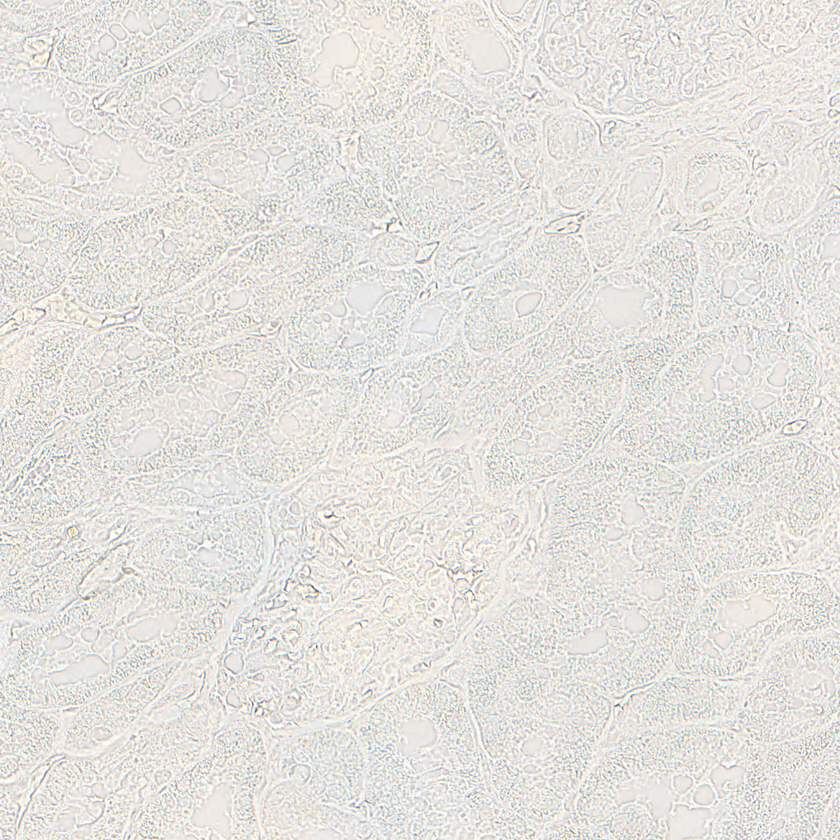
#> input picture experiments_data/test_input/ID1[x=40320,y=25984,w=1024,h=1024].tif, 840 x 840 px, shrunk from 1024 x 1024 before the run; its folder holds only this picture in this run
$ jupyter execute Kmeans_BIN.ipynb   (older library calls are emulated)
#> lines starting #> are read from the running program, lines starting #| are printed output that depends on the picture
#> in process_binary_segmentation, test_image is the input picture: shape (840, 840, 3); mean B, G, R 222.3, 226.4, 228.4
[cell 1]
import os
import cv2
import numpy as np
import matplotlib.pyplot as plt
from sklearn.cluster import KMeans
from sklearn.preprocessing import StandardScaler
from scipy.ndimage import distance_transform_edt
from skimage.feature import graycomatrix, graycoprops, local_binary_pattern
from sklearn.metrics import confusion_matrix
from scipy.optimize import linear_sum_assignment

# [112 lines left out: functions calculate_binary_metrics_per_class, genericSegEvaluation, rgb_to_binary_labels, not called in this run]

def extract_glcm_features(image):
    """
    Extract GLCM-based texture features from a grayscale image.

    Args:
        image (np.array): Grayscale image, shape (height, width).

    Returns:
        contrast (np.array): Contrast feature, same shape as input.
        homogeneity (np.array): Homogeneity feature, same shape as input.
        energy (np.array): Energy feature, same shape as input.
        correlation (np.array): Correlation feature, same shape as input.
    """
    glcm = graycomatrix(image, distances=[1], angles=[0], levels=256, symmetric=True, normed=True)
    contrast = graycoprops(glcm, 'contrast')[0, 0]
    homogeneity = graycoprops(glcm, 'homogeneity')[0, 0]
    energy = graycoprops(glcm, 'energy')[0, 0]
    correlation = graycoprops(glcm, 'correlation')[0, 0]
    return (
        np.full(image.shape, contrast),
        np.full(image.shape, homogeneity),
        np.full(image.shape, energy),
        np.full(image.shape, correlation)
    )

def extract_lbp_features(image):
    """
    Extract Local Binary Pattern (LBP) features from a grayscale image.

    Args:
        image (np.array): Grayscale image, shape (height, width).

    Returns:
        lbp (np.array): LBP feature map, same shape as input.
        lbp_copy (np.array): Duplicate of LBP feature map (placeholder).
    """
    radius = 3
    n_points = 8 * radius
    lbp = local_binary_pattern(image, n_points, radius, method='uniform')
    return lbp, lbp  # Duplicate return as placeholder

def apply_gabor_filter(image):
    """
    Apply a Gabor filter to a grayscale image for texture analysis.

    Args:
        image (np.array): Grayscale image, shape (height, width).

    Returns:
        filtered (np.array): Filtered image, same shape as input.
    """
    ksize = 31
    theta = np.pi / 4
    sigma = 5.0
    lambd = 10.0
    gamma = 0.5
    gabor = cv2.getGaborKernel((ksize, ksize), sigma, theta, lambd, gamma)
    filtered = cv2.filter2D(image, cv2.CV_64F, gabor)
    return filtered

def extract_features(image):
    """
    Extract a set of features from an RGB image for segmentation.

    Args:
        image (np.array): Input RGB image, shape (height, width, 3).

    Returns:
        features (np.array): Feature matrix, shape (height * width, 13).
    """
    height, width, channels = image.shape
    features = np.zeros((height, width, 13))

    # Normalize image to [0, 1]
    image_norm = image.astype(np.float32) / 255.0
    features[:, :, :3] = image_norm  # RGB channels

    # Local mean
    mean_local = cv2.blur(image_norm, (11, 11))
    features[:, :, 3] = cv2.cvtColor(mean_local, cv2.COLOR_BGR2GRAY)

    # Edge detection
    gray_image = cv2.cvtColor(image, cv2.COLOR_BGR2GRAY)
    edges = cv2.Canny(gray_image, 100, 200)
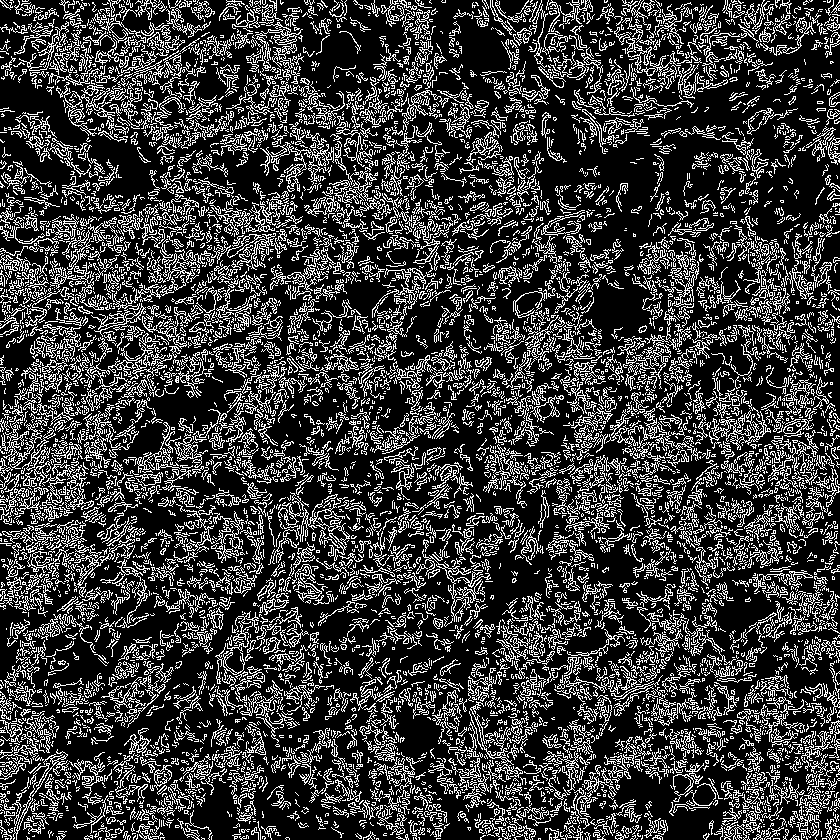
#> edges: shape (840, 840); 23.3% white in thin lines or dots
    features[:, :, 4] = edges / 255.0

    # Distance transform from edges
    dist_transform = distance_transform_edt(1 - (edges / 255.0))
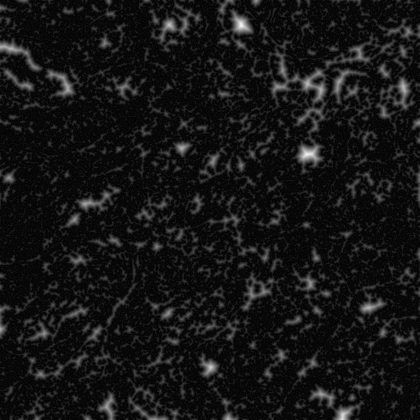
#> dist_transform: shape (840, 840) float64 (shown at 1/2 size); min 0, max 21, mean 1.7; drawn with min black and max white
    features[:, :, 5] = dist_transform / np.max(dist_transform) if np.max(dist_transform) > 0 else dist_transform

    # GLCM features
    contrast, homogeneity, energy, correlation = extract_glcm_features(gray_image)
#> in extract_glcm_features, `contrast = graycoprops(glcm, 'contrast')[0, 0]`: contrast = 209.7
#> in extract_glcm_features, `homogeneity = graycoprops(glcm, 'homogeneity')[0, 0]`: homogeneity = 0.117
#> in extract_glcm_features, `energy = graycoprops(glcm, 'energy')[0, 0]`: energy = 0.0232
#> in extract_glcm_features, `correlation = graycoprops(glcm, 'correlation')[0, 0]`: correlation = 0.578
#> contrast: shape (840, 840) float64; every value is 209.7
#> homogeneity: shape (840, 840) float64; every value is 0.117
#> energy: shape (840, 840) float64; every value is 0.0232
#> correlation: shape (840, 840) float64; every value is 0.578
    features[:, :, 6] = contrast
    features[:, :, 7] = homogeneity
    features[:, :, 8] = energy
    features[:, :, 9] = correlation

    # LBP features
    lbp_hist = extract_lbp_features(gray_image)
#> in extract_lbp_features, `lbp = local_binary_pattern(image, n_points, radius, method='uniform')`:
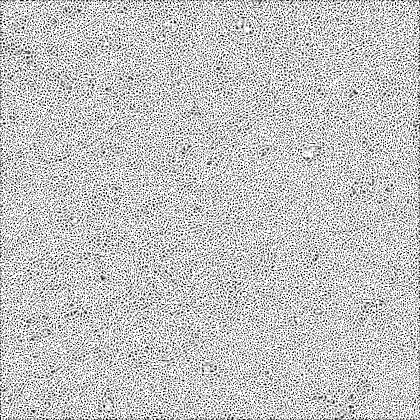
#> lbp: shape (840, 840) float64 (shown at 1/2 size); min 0, max 25, mean 19.3; drawn with min black and max white
    features[:, :, 10] = lbp_hist[0] / np.max(lbp_hist[0]) if np.max(lbp_hist[0]) > 0 else lbp_hist[0]
    features[:, :, 11] = lbp_hist[1] / np.max(lbp_hist[1]) if np.max(lbp_hist[1]) > 0 else lbp_hist[1]

    # Gabor filter
    gabor_features = apply_gabor_filter(gray_image)
#> in apply_gabor_filter, `filtered = cv2.filter2D(image, cv2.CV_64F, gabor)`:
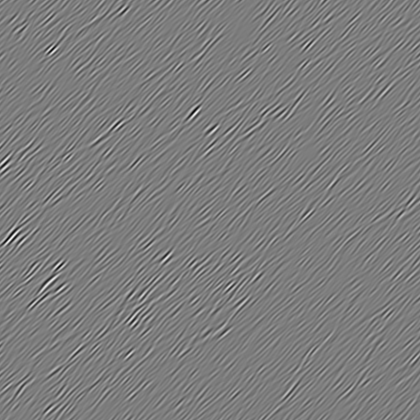
#> filtered: shape (840, 840) float64 (shown at 1/2 size); min -2163.3, max 2245.5, mean 0.1; drawn with min black and max white
    features[:, :, 12] = gabor_features / np.max(np.abs(gabor_features)) if np.max(np.abs(gabor_features)) > 0 else gabor_features

    return features.reshape((-1, 13))

[cell 2]
# Directory paths
test_input_path = "../../experiments_data/test_input"
test_target_path = "../../experiments_data/test_target"
output_path = "test_results_kmeans_binary"

# Create output directory if it doesn't exist
if not os.path.exists(output_path):
    os.makedirs(output_path)

# Colors for binary segmentation (in BGR)
EMPTY_SPACE_COLOR = (0, 0, 0)        # Black for empty space
NON_EMPTY_COLOR = (255, 255, 255)    # White for non-empty space
ORIGINAL_EMPTY_SPACE_COLOR = (77, 255, 255)  # Light cyan in BGR (RGB 255, 255, 77)
INTERSTITIAL_COLOR = (0, 255, 0)     # Green in BGR (RGB 0, 255, 0)

def process_binary_segmentation():
    """
    Process test images for binary segmentation using K-Means clustering.
    Saves segmented images and comparison visualizations.

    Args:
        None

    Returns:
        None
    """
    for filename in os.listdir(test_input_path):
        if filename.endswith(".tif"):
            # Construct file paths
            test_image_path = os.path.join(test_input_path, filename)
            test_labels_path = os.path.join(test_target_path, filename.replace(".tif", ".png"))
            output_image_path = os.path.join(output_path, f"resultado_kmeans_binario_{filename.replace('.tif', '.png')}")
            comparison_path = os.path.join(output_path, f"comparacao_kmeans_binario_{filename.replace('.tif', '.png')}")

            # Load input and ground truth images
            test_image = cv2.imread(test_image_path)
            test_labels_rgb = cv2.imread(test_labels_path)

            if test_image is None or test_labels_rgb is None:
                print(f"Error loading {filename} or its corresponding mask!")
                continue

            # Extract and normalize features for clustering
            features = extract_features(test_image)
            scaler = StandardScaler()
            features_normalized = scaler.fit_transform(features)

            # Apply K-Means clustering for binary segmentation
            kmeans = KMeans(n_clusters=2, random_state=42, n_init=10)
            predicted_labels = kmeans.fit_predict(features_normalized)
            predicted_labels = predicted_labels.reshape(test_image.shape[:2])
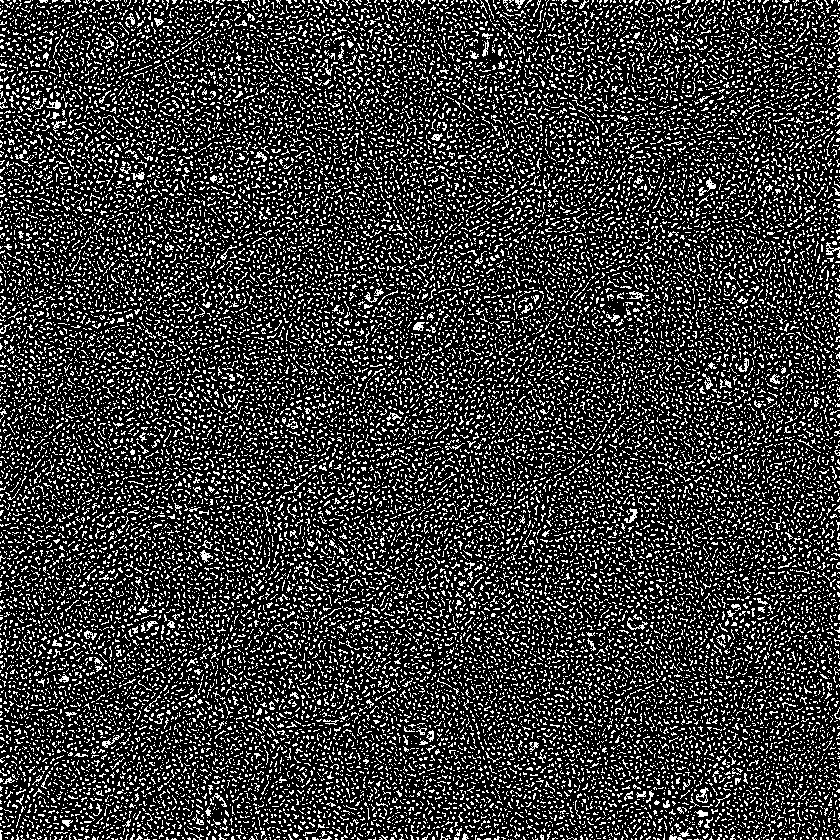
#> predicted_labels: shape (840, 840) int32; values 0 (black) and 1 (white), 21.8% white in thin lines or dots

            # Create segmented image with binary colors
            segmented_image = np.zeros((test_image.shape[0], test_image.shape[1], 3), dtype=np.uint8)
            segmented_image[predicted_labels == 0] = EMPTY_SPACE_COLOR
            segmented_image[predicted_labels == 1] = NON_EMPTY_COLOR

            # Save segmented image
            cv2.imwrite(output_image_path, segmented_image)
            print(f"Result saved at: {output_image_path}")

            # Convert ground truth to binary black-and-white
            test_labels_binary = np.zeros_like(test_labels_rgb)
            empty_mask = np.logical_or(
                np.all(test_labels_rgb == ORIGINAL_EMPTY_SPACE_COLOR, axis=-1),
                np.all(test_labels_rgb == INTERSTITIAL_COLOR, axis=-1)
            )
#> empty_mask: shape (840, 840) bool; every value is 0
            test_labels_binary[empty_mask] = EMPTY_SPACE_COLOR
            test_labels_binary[~empty_mask] = NON_EMPTY_COLOR

            # Generate and save comparison visualization
            plt.figure(figsize=(18, 6))
            plt.subplot(1, 3, 1)
            plt.imshow(cv2.cvtColor(test_image, cv2.COLOR_BGR2RGB))
            plt.title("Original Image")
            plt.axis("off")

            plt.subplot(1, 3, 2)
            plt.imshow(cv2.cvtColor(segmented_image, cv2.COLOR_BGR2RGB))
            plt.title("Segmentation (K-Means Binary)")
            plt.axis("off")

            plt.subplot(1, 3, 3)
            plt.imshow(cv2.cvtColor(test_labels_binary, cv2.COLOR_BGR2RGB))
            plt.title("Target Image (Binary Adjusted)")
            plt.axis("off")

            plt.savefig(comparison_path)
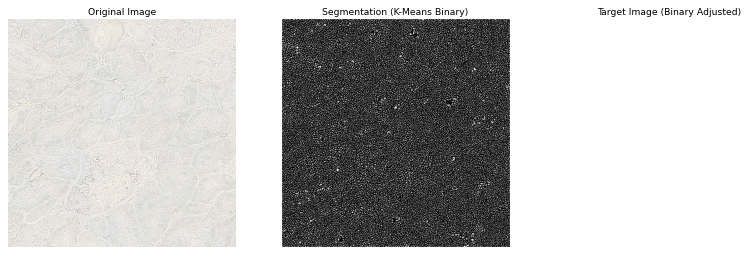
#> figure drawn by matplotlib, 3 panels
            plt.close()
            print(f"Comparison saved at: {comparison_path}")

    print("Processing completed!")

process_binary_segmentation()

[cell 3]
# Directory paths
test_target_path = "../../experiments_data/test_target"
output_path = "test_results_kmeans_binary"
metrics_file = os.path.join(output_path, "metrics.txt")

# Colors for binary segmentation (in BGR)
EMPTY_SPACE_COLOR = (0, 0, 0)         # Black for empty space
ORIGINAL_EMPTY_SPACE_COLOR = (77, 255, 255)  # Light cyan in BGR (RGB 255, 255, 77)
INTERSTITIAL_COLOR = (0, 255, 0)      # Green in BGR (RGB 0, 255, 0)

def evaluate_binary_segmentation():
    """
    Evaluate binary segmentation results and compute metrics.
    Saves IoU, Dice, Precision, Recall, and accuracy metrics to a file.

    Args:
        None

    Returns:
        None
    """
    # Initialize lists to store metrics for each class
    num_classes = 2
    iou_all_images = [[] for _ in range(num_classes)]
    dice_all_images = [[] for _ in range(num_classes)]
    precision_all_images = [[] for _ in range(num_classes)]
    recall_all_images = [[] for _ in range(num_classes)]
    accuracy_per_class_all_images = [[] for _ in range(num_classes)]
    global_accuracy_all_images = []
    generic_seg_errors = []

    # Process saved segmentation results
    for filename in os.listdir(output_path):
        if filename.startswith("resultado_kmeans_binario_") and filename.endswith(".png"):
            # Construct file paths
            original_filename = filename.replace("resultado_kmeans_binario_", "").replace(".png", ".tif")
            test_labels_path = os.path.join(test_target_path, original_filename.replace(".tif", ".png"))
            segmented_image_path = os.path.join(output_path, filename)

            # Load ground truth and segmented images
            test_labels_rgb = cv2.imread(test_labels_path)
            segmented_image = cv2.imread(segmented_image_path)

            if test_labels_rgb is None or segmented_image is None:
                print(f"Error loading {original_filename} or its segmented result!")
                continue

            # Convert ground truth and segmentation to binary labels
            y_true = rgb_to_binary_labels(test_labels_rgb, ORIGINAL_EMPTY_SPACE_COLOR, INTERSTITIAL_COLOR)
            y_pred = rgb_to_binary_labels(segmented_image, EMPTY_SPACE_COLOR)

            # Compute per-class metrics
            iou_per_class, dice_per_class, global_accuracy, precision_per_class, recall_per_class, accuracy_per_class = calculate_binary_metrics_per_class(y_true, y_pred)

            # Compute segmentation error
            error = genericSegEvaluation(y_true, y_pred)

            # Store metrics
            for cls in range(num_classes):
                iou_all_images[cls].append(iou_per_class[cls])
                dice_all_images[cls].append(dice_per_class[cls])
                precision_all_images[cls].append(precision_per_class[cls])
                recall_all_images[cls].append(recall_per_class[cls])
                accuracy_per_class_all_images[cls].append(accuracy_per_class[cls])
            global_accuracy_all_images.append(global_accuracy)
            generic_seg_errors.append(error)

    # Calculate average metrics across images
    mean_iou_per_class = [np.mean(iou_all_images[cls]) for cls in range(num_classes)]
    mean_dice_per_class = [np.mean(dice_all_images[cls]) for cls in range(num_classes)]
    mean_precision_per_class = [np.mean(precision_all_images[cls]) for cls in range(num_classes)]
    mean_recall_per_class = [np.mean(recall_all_images[cls]) for cls in range(num_classes)]
    mean_accuracy_per_class = [np.mean(accuracy_per_class_all_images[cls]) for cls in range(num_classes)]
    mean_global_accuracy = np.mean(global_accuracy_all_images)
    mean_generic_seg_error = np.mean(generic_seg_errors)

    # Write metrics to file
    class_names = ["Empty Space (Black)", "Non-Empty (White)"]
    with open(metrics_file, 'w') as f:
        f.write("Metric Results (K-Means Binary)\n")
        f.write("==================================\n")

        for cls in range(num_classes):
            f.write(f"Class: {class_names[cls]}\n")
            f.write(f"Mean IoU: {mean_iou_per_class[cls]:.4f}\n")
            f.write(f"Mean Dice: {mean_dice_per_class[cls]:.4f}\n")
            f.write(f"Mean Precision: {mean_precision_per_class[cls]:.4f}\n")
            f.write(f"Mean Recall: {mean_recall_per_class[cls]:.4f}\n")
            f.write("----------------------------------\n")

        f.write(f"Global Accuracy (average across images): {mean_global_accuracy:.4f}\n")
        f.write(f"Mean genericSegEvaluation Error: {mean_generic_seg_error:.4f}\n")

    print(f"Metrics saved at {metrics_file}")

evaluate_binary_segmentation()

$ run again, on experiments_data/test_input/ID4[x=11648,y=11648,w=1024,h=1024].tif
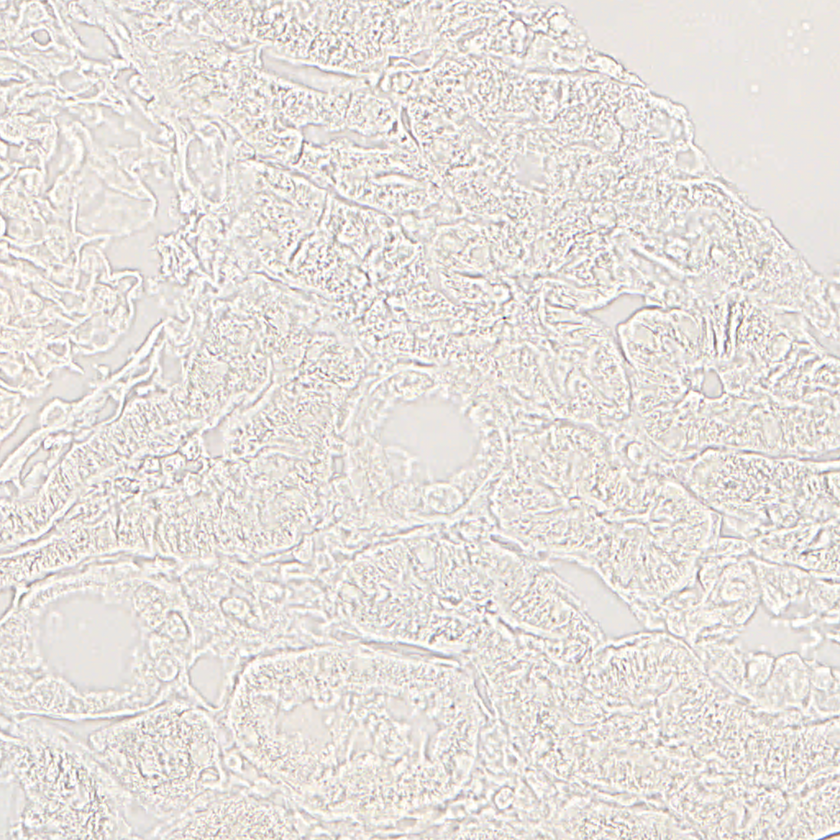
#> input picture experiments_data/test_input/ID4[x=11648,y=11648,w=1024,h=1024].tif, 840 x 840 px, shrunk from 1024 x 1024 before the run
#> in process_binary_segmentation, test_image is the input picture: shape (840, 840, 3); mean B, G, R 219.7, 223.9, 229
#> in extract_features, `edges = cv2.Canny(gray_image, 100, 200)`:
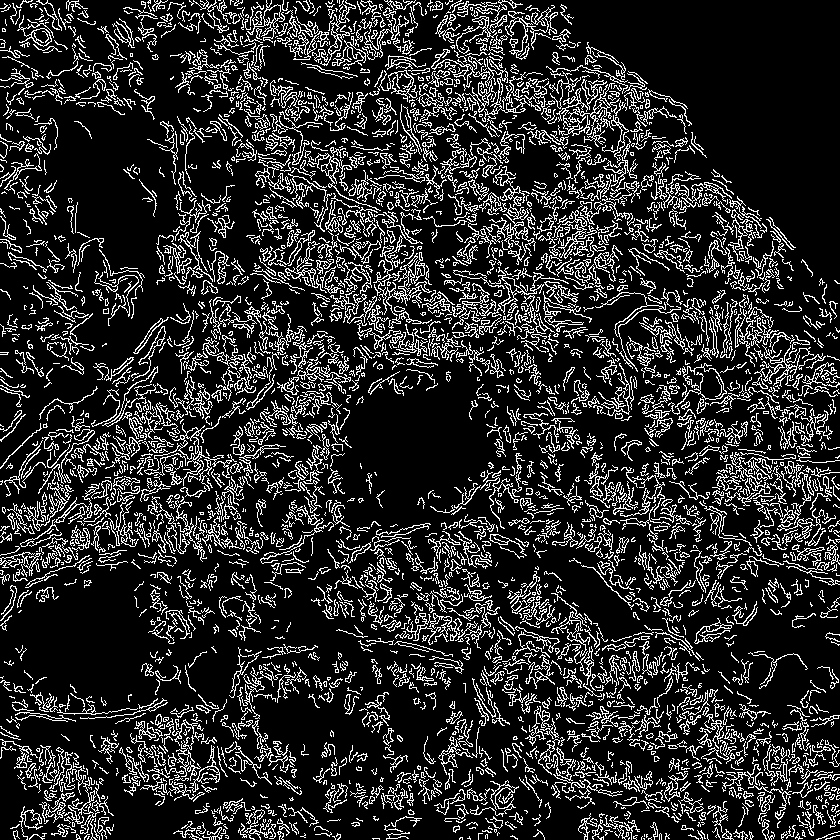
#> edges: shape (840, 840); 17% white in thin lines or dots
#> in extract_glcm_features, `contrast = graycoprops(glcm, 'contrast')[0, 0]`: contrast = 105.1
#> in extract_glcm_features, `homogeneity = graycoprops(glcm, 'homogeneity')[0, 0]`: homogeneity = 0.202
#> in extract_glcm_features, `energy = graycoprops(glcm, 'energy')[0, 0]`: energy = 0.0373
#> in extract_glcm_features, `correlation = graycoprops(glcm, 'correlation')[0, 0]`: correlation = 0.818
#> predicted_labels: shape (840, 840) int32; values 0 (black) and 1 (white), 28.8% white in thin lines or dots
#> empty_mask: shape (840, 840) bool; every value is 0
#> in process_binary_segmentation, `plt.savefig(comparison_path)`:
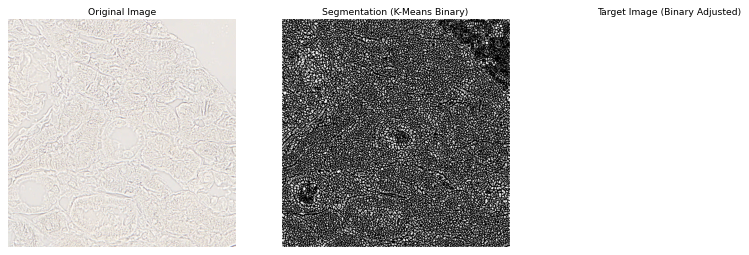
#> figure drawn by matplotlib, 3 panels
